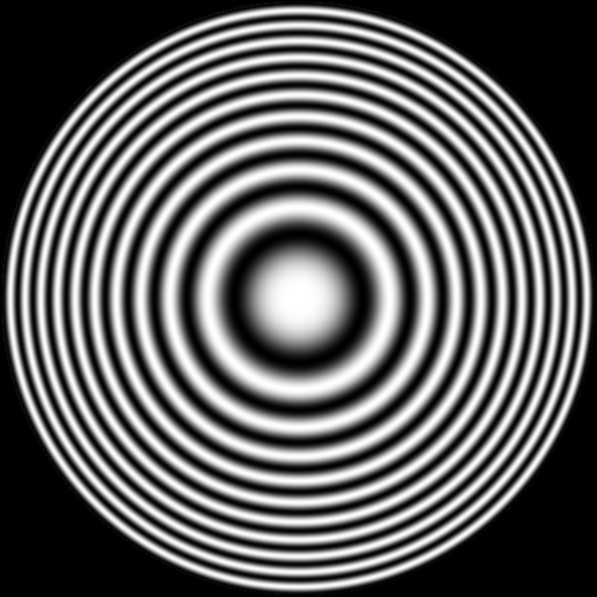
#> input picture zoneplate.tif, 597 x 597 px, found by its file name
$ python 2.1_lowpass_filter.py
#> lines starting #> are read from the running program, lines starting #| are printed output that depends on the picture
# -*- coding: utf-8 -*-
"""
Created on Wed Apr 14 11:00:35 2021

@author: siyab
"""
import numpy as np
from skimage import io
from math import sqrt
import matplotlib.pyplot as plt

# read the image
img = io.imread('imgs/zoneplate.tif')
#> img is the input picture: shape (597, 597); min 0, max 255, mean 98.1

# define the distance
def distance(u,v):
    D = sqrt((u[0]-v[0])**2 + (u[1]-v[1])**2)
    return D

# define the lowpass butterworth filter
def butterworth_lowpass(D0, imgShape, n):
#> called with D0 = 25, imgShape = (597, 597), n = 3
    H = np.zeros(imgShape[:2])
    r, c = imgShape[:2]
    center = (r/2,c/2)
    for j in range(c):
        for i in range(r):
            D = distance((i, j), center)
            H[i, j] = 1/(1+(D/D0)**(2*n))
    return H

# we use the fast fourier transform to obtain the desired output.
f = np.fft.fft2(img)                #fast fourier transform
f_shift = np.fft.fftshift(f)        #shift to the center

Lowpass_shift = f_shift*butterworth_lowpass(25, img.shape, 3)
Lowpass = np.fft.ifftshift(Lowpass_shift)

Inverse_lowpass = np.fft.ifft2(Lowpass) #Inverse fast fourier transform

plt.imshow(np.abs(Inverse_lowpass), cmap='gray')
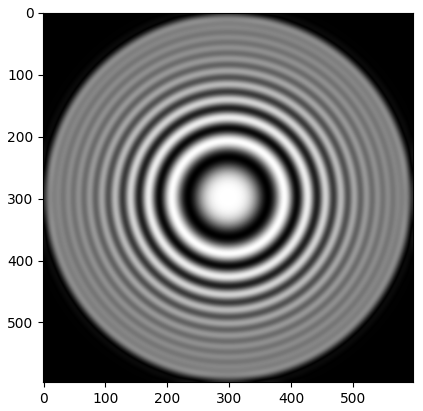
#> figure drawn by matplotlib, 1 panel
